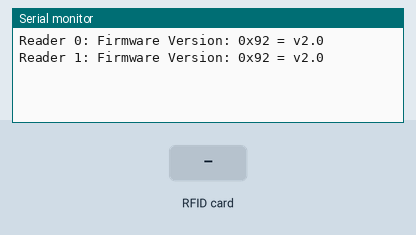
This sketch was run on a simulated ESP32. Parts: the last lines printed to the serial monitor. The test bench sets the inputs (shaded band). No radio packets arrive unless stated.

Above: at 1.3 s.
1.4 s: RFID card DB B5 B7 1C held to the reader
At 2.3 s:
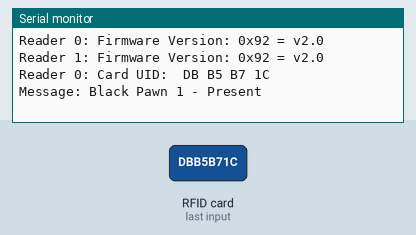
2.9 s: RFID card 9A 3D 67 15 held to the reader
At 3.9 s:
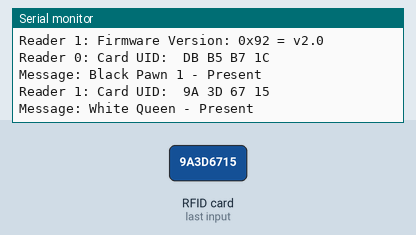
4.4 s: RFID card 5E 7A 19 C4 held to the reader
At 5.8 s:
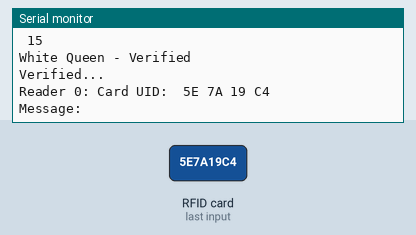

The sketch:

Transmitter-Final.ino
```cpp
/*
 * PINOUT
 * 3.3V   3.3V
 * RST    5
 * GND    GND
 * MISO   50
 * MOSI   51
 * SCK    52
 * SDA(SS) - 1    23
 * SDA(SS) - 2    25
 */

#include <SPI.h>
#include <MFRC522.h>
#include <RH_ASK.h>

#define RST_PIN     5
#define SS_1_PIN    23
#define SS_2_PIN    25

#define NR_OF_READERS   2

byte ssPins[] = {SS_1_PIN, SS_2_PIN};

RH_ASK driver;
MFRC522 mfrc522[NR_OF_READERS];

bool bp1 = false;
bool wq = false;
bool bp1v = false;
bool wqv = false;

void setup() {
  // put your setup code here, to run once:

  Serial.begin(9600);
  while(!Serial);

  if(!driver.init()) Serial.println("init failed");

  SPI.begin();

  for (uint8_t reader = 0; reader < NR_OF_READERS; reader++) {
    mfrc522[reader].PCD_Init(ssPins[reader], RST_PIN);
    Serial.print(F("Reader "));
    Serial.print(reader);
    Serial.print(F(": "));
    mfrc522[reader].PCD_DumpVersionToSerial();
  }
}

void loop() {
  // put your main code here, to run repeatedly:

  for (uint8_t reader = 0; reader < NR_OF_READERS; reader++) {

    if (mfrc522[reader].PICC_IsNewCardPresent() && mfrc522[reader].PICC_ReadCardSerial()) {
      Serial.print(F("Reader "));
      Serial.print(reader);

      Serial.print(F(": Card UID: "));
      String content = "";

      for (byte i = 0; i < mfrc522[reader].uid.size; i++) {
        Serial.print(mfrc522[reader].uid.uidByte[i] < 0x10 ? " 0" : " ");
        Serial.print(mfrc522[reader].uid.uidByte[i], HEX);
        content.concat(String(mfrc522[reader].uid.uidByte[i] < 0x10 ? " 0" : " "));
        content.concat(String(mfrc522[reader].uid.uidByte[i], HEX));
      }

      Serial.println();
      Serial.print("Message: ");
      content.toUpperCase();

      if (content.substring(1) == "DB B5 B7 1C" && reader == 0) {
        Serial.println("Black Pawn 1 - Present");
        bp1 = true;
      }

      if (content.substring(1) == "9A 3D 67 15" && reader == 1) {
        Serial.println("White Queen - Present");
        wq = true;
      }

      mfrc522[reader].PICC_HaltA();
      mfrc522[reader].PCD_StopCrypto1();
    }
  }

  if (wq && bp1) {
    delay(2000);

    for (uint8_t reader = 0; reader < NR_OF_READERS; reader++) {

      String content = "";

      for (byte i = 0; i < mfrc522[reader].uid.size; i++) {
        Serial.println("Reader: " + reader);
        Serial.print(mfrc522[reader].uid.uidByte[i] < 0x10 ? " 0" : " ");
        Serial.print(mfrc522[reader].uid.uidByte[i], HEX);
        content.concat(String(mfrc522[reader].uid.uidByte[i] < 0x10 ? " 0" : " "));
        content.concat(String(mfrc522[reader].uid.uidByte[i], HEX));
      }

      content.toUpperCase();

      Serial.println();

      if (content.substring(1) == "DB B5 B7 1C" && reader == 0) {
        Serial.println("Black Pawn 1 - Verified");
        bp1v = true;
      }

      if (content.substring(1) == "9A 3D 67 15" && reader == 1) {
        Serial.println("White Queen - Verified");
        wqv = true;
      }

      if (bp1v && wqv) {
        Serial.println("Verified...");

        const char* msg = "open";
        driver.send((uint8_t *)msg, strlen(msg));
        driver.waitPacketSent();

        wqv = false;
        bp1v = false;
        bp1 = false;
        wq = false;
      }
      else if (!(bp1v && wqv) && reader == (NR_OF_READERS - 1)) {
        wqv = false;
        bp1v = false;
        bp1 = false;
        wq = false;

        Serial.println("Verification Failed");
      }

      mfrc522[reader].PICC_HaltA();
      mfrc522[reader].PCD_StopCrypto1();
    }
  }
}
```

Measured:
- after the input at 1.4 s, the serial monitor: prints a new line at once (image 1)
- after the input at 2.9 s, the serial monitor: prints a new line at once (image 2)
- after the input at 4.4 s, the serial monitor: prints a new line after 0.69 s (image 3)
